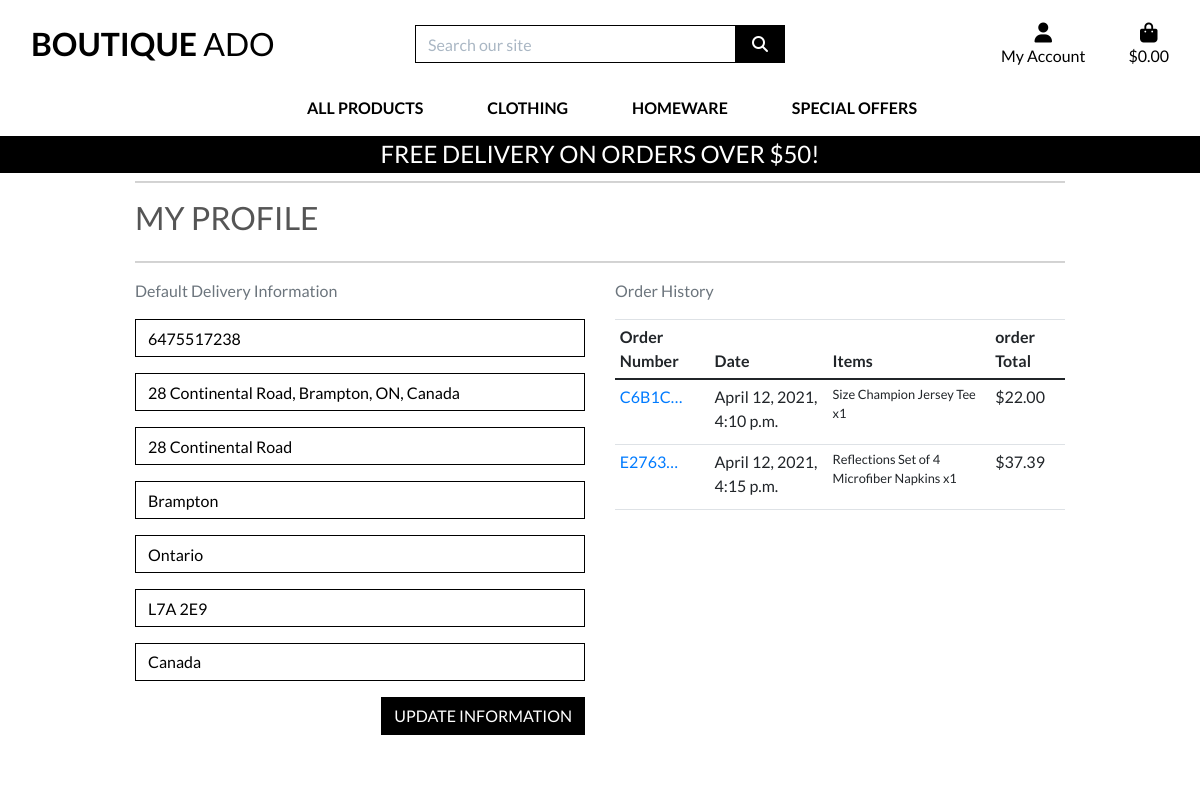
/profile/ (signed in), run on an earlier commit of the app's database.
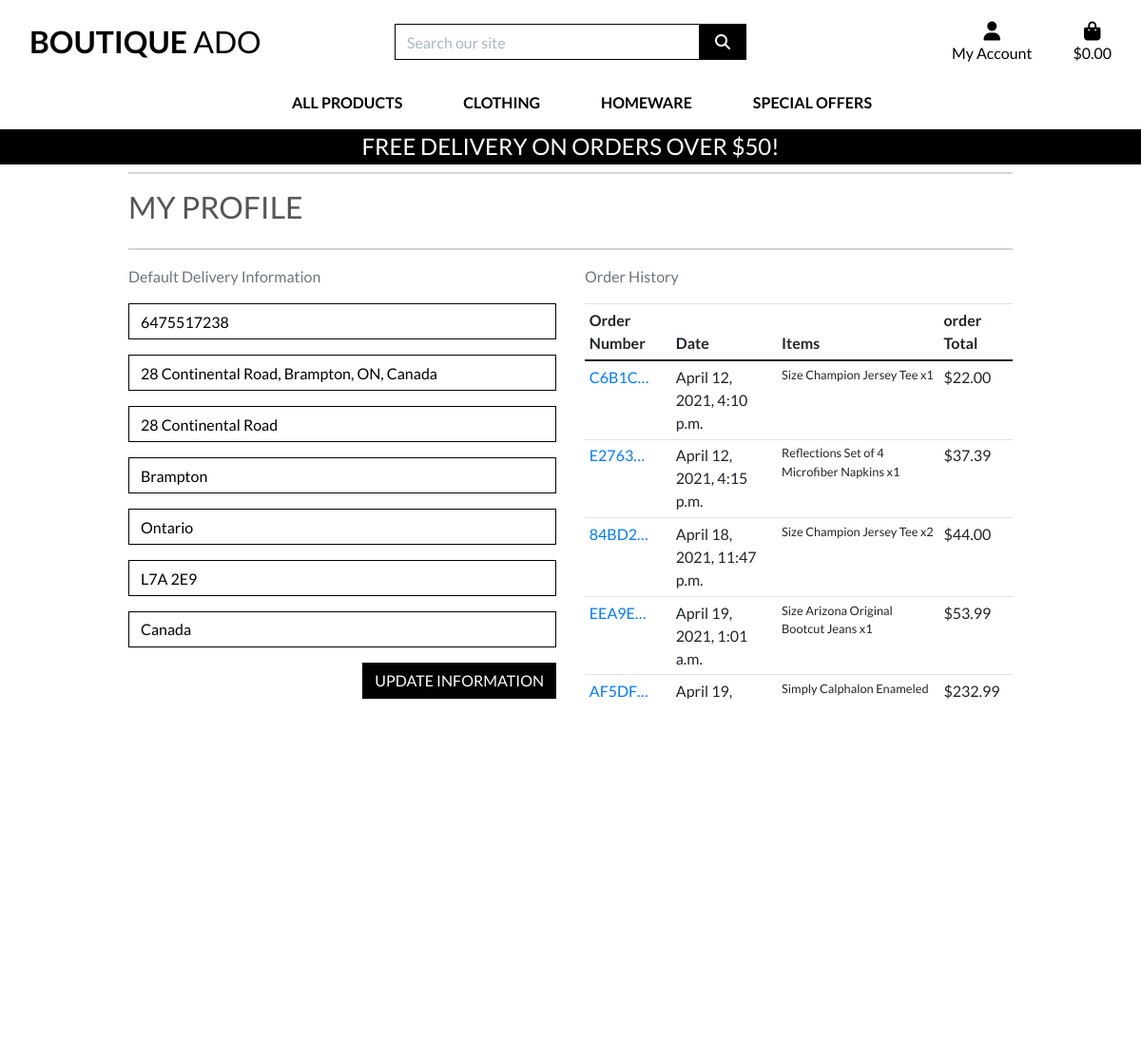
And on a later commit of the database.
### profiles/models.py (models this page shows, shortened)
class UserProfile(models.Model):
    user = models.OneToOneField(User, on_delete=models.CASCADE)
    user = models.OneToOneField(User, on_delete=models.CASCADE)
    default_phone_number = models.CharField(max_length=20,
                                            null=True, blank=True)
    default_street_address1 = models.CharField(max_length=80,
                                               null=True, blank=True)
    default_street_address2 = models.CharField(max_length=80,
                                               null=True, blank=True)
    default_town_or_city = models.CharField(max_length=40,
                                            null=True, blank=True)
    default_county = models.CharField(max_length=80,
                                      null=True, blank=True)
    default_postcode = models.CharField(max_length=20,
                                        null=True, blank=True)
    default_country = CountryField(blank_label='Country',
                                   null=True, blank=True)

### checkout/models.py (models this page shows, shortened)
class Order(models.Model):
    order_number = models.CharField(max_length=32, null=False, editable=False)
    user_profile = models.ForeignKey(UserProfile, on_delete=models.SET_NULL,
                                null=True, blank=True, related_name='orders')
    full_name = models.CharField(max_length=50, null=False, blank=False)
    email = models.EmailField(max_length=254, null=False, blank=False)
    phone_number = models.CharField(max_length=20, null=False, blank=False)
    country = CountryField(blank_label='Country *', null=False, blank=False)
    postcode = models.CharField(max_length=20, null=True, blank=True)
    town_or_city = models.CharField(max_length=40, null=False, blank=False)
    street_address1 = models.CharField(max_length=80, null=False, blank=False)
    street_address2 = models.CharField(max_length=80, null=True, blank=True)
    county = models.CharField(max_length=80, null=True, blank=True)
    date = models.DateTimeField(auto_now_add=True)
    delivery_cost = models.DecimalField(max_digits=6, decimal_places=2, null=False, default=0)
    order_total = models.DecimalField(max_digits=10, decimal_places=2, null=False, default=0)
    grand_total = models.DecimalField(max_digits=10, decimal_places=2, null=False, default=0)

class OrderLineItem(models.Model):
    order = models.ForeignKey(Order, null=False, blank=False, on_delete=models.CASCADE, related_name='lineitems')
    product = models.ForeignKey(Product, null=False, blank=False, on_delete=models.CASCADE)
    product_size = models.CharField(max_length=2, null=True, blank=True) # XS, S, M, L,
    quantity = models.IntegerField(null=False, blank=False, default=0)
    lineitem_total = models.DecimalField(max_digits=6, decimal_places=2, null=False, blank=False, editable=False)

### products/models.py (models this page shows, shortened)
class Product(models.Model):
    category = models.ForeignKey('Category', null=True, blank=True,
                                 on_delete=models.SET_NULL)
    sku = models.CharField(max_length=254, null=True, blank=True)
    name = models.CharField(max_length=254)
    description = models.TextField()
    has_sizes = models.BooleanField(default=False, null=True, blank=True)
    price = models.DecimalField(max_digits=6, decimal_places=2)
    rating = models.DecimalField(max_digits=6, decimal_places=2, null=True,
                                 blank=True)
    image_url = models.URLField(max_length=1024, null=True, blank=True)
    image = models.ImageField(null=True, blank=True)

### profiles/views.py (the view)
# urls.py: path('profile/', include('profiles.urls')),
def profile(request):
    profile = get_object_or_404(UserProfile, user=request.user)
    if request.method == 'POST':
        form = UserProfileForm(request.POST, instance=profile)
        if form.is_valid():
            form.save()
            messages.success(request, 'Profile updated successfully')
    form = UserProfileForm(instance=profile)
    orders = profile.orders.all()
    template = 'profiles/profile.html'
    context = {
        'form': form,
        'orders': orders,
        'on_profile_page': True
    }
    return render(request, template, context)

### bag/contexts.py (called while the page is built, shortened)
def bag_contents(request):
    bag_items = []
    total = 0
    product_count = 0
    bag = request.session.get('bag', {})
    if total < settings.FREE_DELIVERY_THRESHOLD:
        delivery = total * Decimal(settings.STANDARD_DELIVERY_PERCENTAGE / 100)
        free_delivery_delta = settings.FREE_DELIVERY_THRESHOLD - total
    else:
        delivery = 0
        free_delivery_delta = 0
    grand_total = delivery + total
    context = {
        'bag_items': bag_items,
        'total': total,
        'product_count': product_count,
        'delivery': delivery,
        'free_delivery_delta': free_delivery_delta,
        'free_delivery_threshold': settings.FREE_DELIVERY_THRESHOLD,
        'grand_total': grand_total,
    }
    return context

### profiles/templates/profiles/profile.html (shortened to what this page needs)
{% extends "base.html" %}
{% load static %}
{% block extra_css %}
    <link rel="stylesheet" href="{% static 'profiles/css/profile.css' %}">
{% endblock %}
{% block page_header %}
    <div class="container header-container">
        <div class="row">
            <div class="col"></div>
        </div>
    </div>
{% endblock %}
{% block content %}
    <div class="overlay"></div>
    <div class="container">
        <div class="row">
            <div class="col">
                <hr>
                <h2 class="logo-font mb-4">My Profile</h2>
                <hr>
            </div>
        </div>
        <div class="row">
           <div class="col-12 col-lg-6">
               <p class="text-muted">Default Delivery Information</p>
                <form class="mt-3" action="{% url 'profile' %}" method="POST" id="profile-update-form">
                    {{ form | crispy }}
                    <button class="btn btn-black rounded-0 text-uppercase float-right">Update Information</button>
               </form>
           </div>
           <div class="col-12 col-lg-6">
               <p class="text-muted">Order History</p>
               <div class="order-history tabld-responsive">
                   <table class=" table table-sm table-boardeless">
                       <thead>
                           <tr>
                               <th> Order Number</th>
                               <th> Date </th>
                               <th> Items </th>
                               <th> order Total </th>
                           </tr>
                       </thead>
                      <tbody>
                          {% for order in orders %}
                          <tr>
                             <td>
                                 <a href="{% url 'order_history' order.order_number %}"
                                  title="{{order.order_number}}">
                                   {{ order.order_number|truncatechars:6 }}
                                 </a>
                             </td>
                            <td>{{ order.date }}</td>
                            <td>
                                <ul class = "list-unstyled">
                                    {% for item in order.lineitems.all %}
                                        <li class="small">
                                            {% if item.product.has_sizes %}
                                                Size {{ item.product.size|upper }}
                                            {% endif %}{{ item.product.name }} x{{ item.quantity }}
                                        </li>
                                    {% endfor %}
                                </ul>
                            </td>
                            <td>${{ order.grand_total  }}</td>
                          </tr>
                          {% endfor %}
                      </tbody>
                   </table>
               </div>
           </div>
        </div>
{% endblock %}

### templates/base.html (shortened to what this page needs)
 {% load static %}
 <!doctype html>
 <html lang="en">
  <head>
    {% block corecss %}
         <link href="https://cdn.jsdelivr.net/npm/bootstrap@5.0.0-beta2/dist/css/bootstrap.min.css" rel="stylesheet">
         <link rel="stylesheet" href="https://stackpath.bootstrapcdn.com/bootstrap/4.1.1/css/bootstrap.min.css">
        <link rel="stylesheet" href="{% static 'css/base.css' %}">
    {% endblock %}
    {% block extra_css %}
    {% endblock%}
  </head>
  <body>
    <header class="container-fluid fixed-top">
        <div id="topnav" class="row bg-white pt-lg-2 d-none d-lg-flex">
            <div class="col-12 col-lg-4 my-auto py-1 py-1g-0 text-center text-lg-left">
                <a href="{% url 'home' %}" class ="nav-link main-logo-link">
                    <h2 class="logo-font text-black my-0"><strong>Boutique</strong> Ado</h2>
                </a>
            </div>
            <div class="col-12 col-lg-4 my-auto py-1 py-1g-0">
               <form method="GET" action="{% url 'products' %}">
                    <div class="input-group w-100">
                        <input class="form-control border border-black rounded-0" type="text" name="q" placeholder="Search our site">
                        <div class="input-group-append">
                            <button class="form-control btn btn-black border border-black rounded-0" type="submit">
                                <span class="icon">
                                    <i class="fas fa-search"></i>
                                </span>
                            </button>
                        </div>
                    </div>
                </form>
            </div>
            <div class="col-12 col-lg-4 my-auto py-1 py-1g-0">
                <ul class= "list-inline list-unstyled text-center text-lg-right my-0">
                    <li class="list-inline-item dropdown">
                        <a class="text-black nav-link" href="#" id="user-options" data-toggle="dropdown" aria-haspopup="true" aria-expanded="false">
                            <div class="text-center">
                                <div><i class="fas fa-user fa-lg"></i></div>
                                <p class="my-0">My Account</p>
                            </div>
                        </a>
                    </li>
                    <li class="list-inline-item">
                         <a class="{% if grand_total %}text-info font-weight-bold{% else %}text-black{% endif %} nav-link" href="{% url 'view_bag' %}">
                            <div class="text-center">
                                <div><i class="fas fa-shopping-bag fa-lg"></i></div>
                                <p class="my-0">
                                    {% if grand_total %}
                                        ${{ grand_total|floatformat:2 }}
                                    {% else %}
                                        $0.00
                                    {% endif %}
                                </p>
                            </div>
                        </a>
                    </li>
                </ul>
            </div>
        </div>
        <div class="row bg-white">
            <nav class="navbar navbar-expand-lg navbar-light w-100">
                {% include 'includes/main-nav.html' %}
            </nav>
        </div>
        <div id="delivery-banner" class="row text-center">
            <div class="col bg-black text-white">
                <h4 class="logo-font my-1">Free delivery on orders over ${{ free_delivery_threshold }}!</h4>
            </div>
        </div>
    </header>
    {% block page_header %}
    {% endblock %}
    {% block content %}
    {% endblock %}
  </body>
</html>

### templates/includes/toasts/toast_alert.html (shortened to what this page needs)
{% load static %}

### templates/includes/toasts/toast_newArr.html (shortened to what this page needs)
{% load static %}

### templates/includes/toasts/toast_womItem.html (shortened to what this page needs)
{% load static %}

### templates/includes/toasts/toast_menItem.html (shortened to what this page needs)
{% load static %}

### templates/includes/toasts/toast_mwItem.html (shortened to what this page needs)
{% load static %}

### templates/includes/toasts/toast_newSug.html (shortened to what this page needs)
{% load static %}

### templates/includes/main-nav.html (shortened to what this page needs)
<div class="collapse navbar-collapse" id="main-nav">
    <ul class="navbar-nav w-auto mx-auto">
        <li class="nav-item dropdown">
            <a class="logo-font font-weight-bold nav-link text-black mr-5" href="#" id="all-products-link" data-toggle="dropdown" aria-haspopup="true" aria-expanded="false">
                All Products
            </a>
        </li>
        <li class="nav-item dropdown">
            <a class="logo-font font-weight-bold nav-link text-black mr-5" href="#" id="clothing-link" data-toggle="dropdown" aria-haspopup="true" aria-expanded="false">
                Clothing
            </a>
        </li>
        <li class="nav-item dropdown">
            <a class="logo-font font-weight-bold nav-link text-black mr-5" href="#" id="homeware-link" data-toggle="dropdown" aria-haspopup="true" aria-expanded="false">
                Homeware
            </a>
        </li>
        <li class="nav-item dropdown">
            <a class="logo-font font-weight-bold nav-link text-black" href="#" id="specials-link" data-toggle="dropdown" aria-haspopup="true" aria-expanded="false">
                Special Offers
            </a>
        </li>
    </ul>
</div>

### static/css/base.css (style rules this page uses)
html { height: 100%; }
body { background: url('/media/homepage_background_cropped.jpg') no-repeat center center fixed; background-size: cover; height: calc(100vh - 164px); color: #555; font-family: 'Lato'; }
.icon { align-items: center; display: inline-flex; justify-content: center; height: 1.5rem; width: 1.5rem; }
.logo-font { text-transform: uppercase; }
.main-logo-link { width: fit-content; }
.btn-black { background: black; color: white; }
.text-black { color: #000 !important; }
.border-black { border: 1px solid black !important; }
.bg-black { background: #000 !important; }
.overlay { height: 100%; width: 100%; top: 0; left: 0; position: fixed; background: white; z-index: -1; }
input[name='q']::placeholder { color: #aab7c4; }
@media (min-width: 1200px) { .container { max-width: 80%; } }
@media (min-width: 992px) { .header-container { padding-top: 164px; } }

### profiles/static/profiles/css/profile.css (style rules this page uses)
.order-history { max-height: 416px; overflow-y: auto; }
#profile-update-form .form-control { color: #000; }
#profile-update-form input::placeholder { color: #aab7c4; }
#id_default_country, #id_default_country option:not(:first-child) { color: #000; }

What changed in the data, as far as the page shows it:
added Order: order_number "84BD2…", date "April 18, 2021, 11:47 p.m.", grand_total "44.00"
added OrderLineItem: product.name "Champion Jersey Tee", quantity "2", shown under "84BD2…"
added Order: order_number "EEA9E…", date "April 19, 2021, 1:01 a.m.", grand_total "53.99"
added OrderLineItem: product.name "Arizona Original Bootcut Jeans", quantity "1", shown under "EEA9E…"
added Order: order_number "AF5DF…", date "April 19,…", grand_total "232.99"
added OrderLineItem: product.name "Simply Calphalon Enameled…", shown under "AF5DF…"
